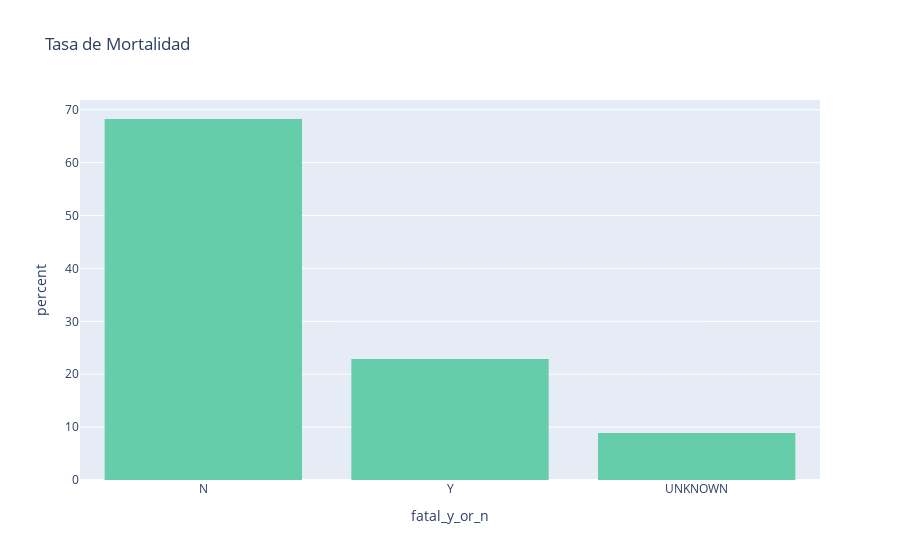

The notebook cell this image was saved under:
### Markdown cell above
Observamos rápidamente como la hipótesis no se cumple (la mayoría de los ataques de tiburón no son letales).

### Code cell
fig = px.histogram(attacks, x="fatal_y_or_n", color_discrete_sequence=['#66CDAA'], histnorm='percent', title='Tasa de Mortalidad')
       
fig.update_layout(bargap=0.2)
fig.show()

### Figure 1 — Plotly figure (JSON) as saved in the notebook; plotly's stock layout.template omitted (floating-point values rounded to 4 significant figures; data arrays with more than 128 entries replaced by an {"elided": "..."} marker saying what was removed)
{"data": [{"alignmentgroup": "True", "bingroup": "x", "histnorm": "percent", "hovertemplate": "fatal_y_or_n=%{x}<br>percent=%{y}<extra></extra>", "legendgroup": "", "marker": {"color": "#66CDAA", "pattern": {"shape": ""}}, "name": "", "offsetgroup": "", "orientation": "v", "showlegend": false, "type": "histogram", "x": {"elided": "6302 str values"}, "xaxis": "x", "yaxis": "y"}], "layout": {"bargap": 0.2, "barmode": "relative", "legend": {"tracegroupgap": 0}, "title": {"text": "Tasa de Mortalidad"}, "xaxis": {"anchor": "y", "domain": [0, 1], "title": {"text": "fatal_y_or_n"}}, "yaxis": {"anchor": "x", "domain": [0, 1], "title": {"text": "percent"}}}}
